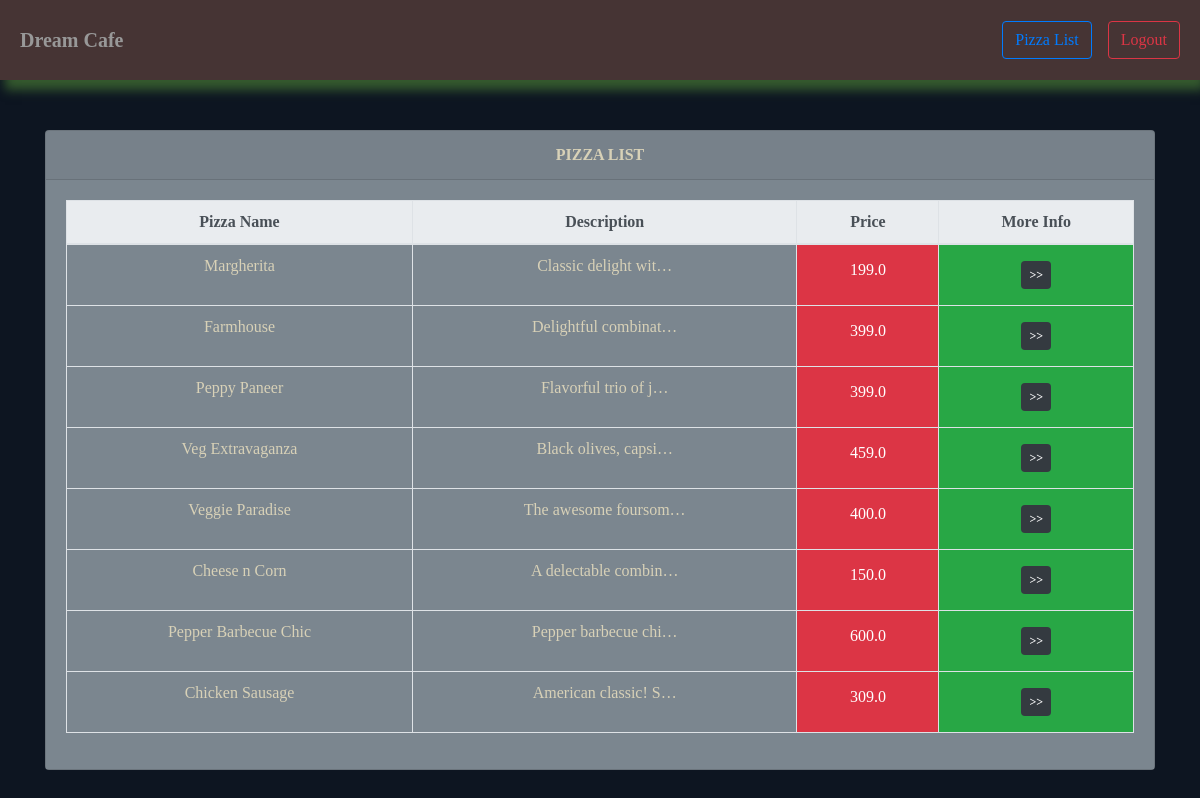
/pizza-list/ (signed in), run on the app's committed database.
### pizzaHub/models.py (models this page shows)
class PizzaInfo(models.Model):
  pizzaName = models.CharField(max_length=20)
  description = models.CharField(max_length=300)
  image = models.ImageField()
  price = models.FloatField(default=0.00)

### pizzaHub/views.py (the view)
# urls.py: path('pizza-list/', pizzaListView, name='pizzaList'),
@login_required(login_url='login/')
def pizzaListView(request):
  pizzaList = PizzaInfo.objects.all()
  return render(request, 'pizzaList.html', {'pizzaList': pizzaList })

### templates/pizzaList.html (shortened to what this page needs)
{% extends 'home.html' %}
{% block content %}
<div class="container pizza-list">
<div class="card mb-3">
  <div class="card-header text-center">
    <b>PIZZA LIST</b>
  </div>
  <div class="card-body">
    <div class="table-responsive">
      <table class="table table-bordered text-center" id="dataTable" width="100%" cellspacing="0">
        <thead class="thead-light ">
          <tr>
            <th>Pizza Name</th>
            <th>Description</th>
            <th>Price</th>
            <th>More Info</th>
          </tr>
        </thead>
        <tbody>
          {% for pizza in pizzaList  %}
          <tr>
            <td><a class="py-2" >{{ pizza.pizzaName }}</a></td>
            <td>{{ pizza.description|truncatechars:20 }}</td>
            <td class="p-3 mb-2 bg-danger text-white">{{ pizza.price }}</td>
            <td class="p-3 mb-2 bg-success text-white"><a href="{% url 'pizzaDetail' pizza.pk %}" class="badge badge-dark p-2"> >> </a></td>
          </tr>
          {% endfor %}
        </tbody>
      </table>
    </div>
  </div>
</div>
{% endblock content %}

### templates/home.html (shortened to what this page needs)
{% load static %}
<!DOCTYPE>
<html>
<head>
  <link rel="stylesheet" type="text/css" href="{% static 'css/home.css' %}">
  <link
    rel="stylesheet"
    href="https://stackpath.bootstrapcdn.com/bootstrap/4.5.2/css/bootstrap.min.css"
  >
</head>
<body class="body">
<div class="container-fluid">
  <nav class="navbar row navbar-style navbar-light">
    <a class="navbar-brand font-weight-bolder mr-auto" style="color: #989898 !important;" href="{% url 'home' %}">Dream Cafe</a>
    {% if user.is_authenticated %}
    <a class="btn btn-outline-primary my-2 my-sm-0 mr-lg-3" type="login" href="{% url 'pizzaList' %}">Pizza List</a>
    <a class="btn btn-outline-danger my-2 my-sm-0" type="login" href="{% url 'logout' %}">Logout</a>
    {% else %}
    <a class="btn btn-outline-success my-2 my-sm-0" type="login" href="{% url 'login' %}">Login</a>
    {% endif %}
  </nav>
</div>
{% block content %}
{% endblock content %}
</body>
</html>

### pizzaHub/static/css/home.css (style rules this page uses)
.body { background: #0d1521; font-family: tahoma; color: #989898; }
.navbar-style { background-color: rgb(70, 52, 52) !important; padding: 20px !important; box-shadow: 5px 10px 10px #355a2e; }
.pizza-list { margin-top: 50px; }
.pizza-list .card-body { background-color: #7b868f; }
tr { text-decoration: none; color: rgb(216, 209, 183); }
tr td a { color:rgb(216, 209, 183); }
.card { background-color: #7b868f !important; color:rgb(216, 209, 183); }

### data on the page
PizzaInfo: pizzaName "Margherita", description "Classic delight wit…", price "199.0"
PizzaInfo: pizzaName "Farmhouse", description "Delightful combinat…", price "399.0"
PizzaInfo: pizzaName "Peppy Paneer", description "Flavorful trio of j…", price "399.0"
PizzaInfo: pizzaName "Veg Extravaganza", description "Black olives, capsi…", price "459.0"
PizzaInfo: pizzaName "Veggie Paradise", description "The awesome foursom…", price "400.0"
PizzaInfo: pizzaName "Cheese n Corn", description "A delectable combin…", price "150.0"
PizzaInfo: pizzaName "Pepper Barbecue Chic", description "Pepper barbecue chi…", price "600.0"
PizzaInfo: pizzaName "Chicken Sausage", description "American classic! S…", price "309.0"
